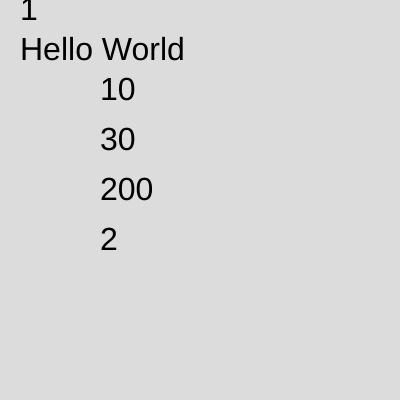
Frame 1 (no input)
Frame 60 (no input): identical to frame 1, image omitted
Frame 120 (the mouse pressed at the canvas centre since frame 60): identical to frame 1, image omitted

The p5.js sketch that drew this single still picture (run headless with seeded random() and noise() and a simulated clock; from frame 60 on, the mouse is pressed at the canvas centre):

// p5.js sketch
// ── sketch.js
function setup() {
  createCanvas(400, 400);
}

function draw() {
  background(220);
  textSize(32)
  text(x, 20, 20)
 text(greeting, 20, 60)
 text(aftrekken, 100, 100)
 text(optellen, 100, 150) 
 text(vermenigvuldigen, 100, 200)
 text(delen, 100, 250)
}
let x = 1
let greeting = 'Hello World'
let a = 20
let b = 10
let optellen
let aftrekken
let vermenigvuldigen
let delen
aftrekken = a - b 
optellen = a + b
vermenigvuldigen = a * b
delen = a / b 
let y = 80

y+=20;
